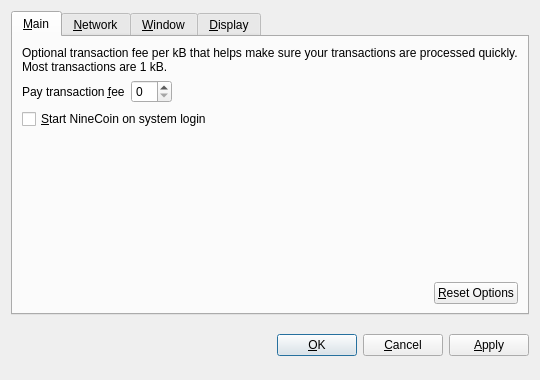
<?xml version="1.0" encoding="UTF-8"?>
<ui version="4.0">
 <class>OptionsDialog</class>
 <widget class="QDialog" name="OptionsDialog">
  <property name="geometry">
   <rect>
    <x>0</x>
    <y>0</y>
    <width>540</width>
    <height>380</height>
   </rect>
  </property>
  <property name="windowTitle">
   <string>Options</string>
  </property>
  <property name="modal">
   <bool>true</bool>
  </property>
  <layout class="QVBoxLayout" name="verticalLayout">
   <item>
    <widget class="QTabWidget" name="tabWidget">
     <property name="tabPosition">
      <enum>QTabWidget::North</enum>
     </property>
     <property name="currentIndex">
      <number>0</number>
     </property>
     <widget class="QWidget" name="tabMain">
      <attribute name="title">
       <string>&amp;Main</string>
      </attribute>
      <layout class="QVBoxLayout" name="verticalLayout_Main">
       <item>
        <widget class="QLabel" name="transactionFeeInfoLabel">
         <property name="text">
          <string>Optional transaction fee per kB that helps make sure your transactions are processed quickly. Most transactions are 1 kB.</string>
         </property>
         <property name="textFormat">
          <enum>Qt::PlainText</enum>
         </property>
         <property name="wordWrap">
          <bool>true</bool>
         </property>
        </widget>
       </item>
       <item>
        <layout class="QHBoxLayout" name="horizontalLayout_1_Main">
         <item>
          <widget class="QLabel" name="transactionFeeLabel">
           <property name="text">
            <string>Pay transaction &amp;fee</string>
           </property>
           <property name="textFormat">
            <enum>Qt::PlainText</enum>
           </property>
           <property name="buddy">
            <cstring>transactionFee</cstring>
           </property>
          </widget>
         </item>
         <item>
          <widget class="BitcoinAmountField" name="transactionFee"/>
         </item>
         <item>
          <spacer name="horizontalSpacer_1_Main">
           <property name="orientation">
            <enum>Qt::Horizontal</enum>
           </property>
           <property name="sizeHint" stdset="0">
            <size>
             <width>40</width>
             <height>20</height>
            </size>
           </property>
          </spacer>
         </item>
        </layout>
       </item>
       <item>
        <widget class="QCheckBox" name="bitcoinAtStartup">
         <property name="toolTip">
          <string>Automatically start NineCoin after logging in to the system.</string>
         </property>
         <property name="text">
          <string>&amp;Start NineCoin on system login</string>
         </property>
        </widget>
       </item>
       <item>
        <spacer name="verticalSpacer_Main">
         <property name="orientation">
          <enum>Qt::Vertical</enum>
         </property>
         <property name="sizeHint" stdset="0">
          <size>
           <width>20</width>
           <height>40</height>
          </size>
         </property>
        </spacer>
       </item>
       <item>
        <layout class="QHBoxLayout" name="horizontalLayout_2_Main">
         <item>
          <spacer name="horizontalSpacer_2_Main">
           <property name="orientation">
            <enum>Qt::Horizontal</enum>
           </property>
           <property name="sizeHint" stdset="0">
            <size>
             <width>40</width>
             <height>20</height>
            </size>
           </property>
          </spacer>
         </item>
         <item>
          <widget class="QPushButton" name="resetButton">
           <property name="toolTip">
            <string>Reset all client options to default.</string>
           </property>
           <property name="text">
            <string>&amp;Reset Options</string>
           </property>
           <property name="autoDefault">
            <bool>false</bool>
           </property>
          </widget>
         </item>
        </layout>
       </item>
      </layout>
     </widget>
     <widget class="QWidget" name="tabNetwork">
      <attribute name="title">
       <string>&amp;Network</string>
      </attribute>
      <layout class="QVBoxLayout" name="verticalLayout_Network">
       <item>
        <widget class="QCheckBox" name="mapPortUpnp">
         <property name="toolTip">
          <string>Automatically open the NineCoin client port on the router. This only works when your router supports UPnP and it is enabled.</string>
         </property>
         <property name="text">
          <string>Map port using &amp;UPnP</string>
         </property>
        </widget>
       </item>
       <item>
        <widget class="QCheckBox" name="connectSocks">
         <property name="toolTip">
          <string>Connect to the NineCoin network through a SOCKS proxy (e.g. when connecting through Tor).</string>
         </property>
         <property name="text">
          <string>&amp;Connect through SOCKS proxy:</string>
         </property>
        </widget>
       </item>
       <item>
        <layout class="QHBoxLayout" name="horizontalLayout_Network">
         <item>
          <widget class="QLabel" name="proxyIpLabel">
           <property name="text">
            <string>Proxy &amp;IP:</string>
           </property>
           <property name="textFormat">
            <enum>Qt::PlainText</enum>
           </property>
           <property name="buddy">
            <cstring>proxyIp</cstring>
           </property>
          </widget>
         </item>
         <item>
          <widget class="QValidatedLineEdit" name="proxyIp">
           <property name="maximumSize">
            <size>
             <width>140</width>
             <height>16777215</height>
            </size>
           </property>
           <property name="toolTip">
            <string>IP address of the proxy (e.g. 127.0.0.1)</string>
           </property>
          </widget>
         </item>
         <item>
          <widget class="QLabel" name="proxyPortLabel">
           <property name="text">
            <string>&amp;Port:</string>
           </property>
           <property name="textFormat">
            <enum>Qt::PlainText</enum>
           </property>
           <property name="buddy">
            <cstring>proxyPort</cstring>
           </property>
          </widget>
         </item>
         <item>
          <widget class="QLineEdit" name="proxyPort">
           <property name="maximumSize">
            <size>
             <width>55</width>
             <height>16777215</height>
            </size>
           </property>
           <property name="toolTip">
            <string>Port of the proxy (e.g. 9050)</string>
           </property>
          </widget>
         </item>
         <item>
          <widget class="QLabel" name="socksVersionLabel">
           <property name="text">
            <string>SOCKS &amp;Version:</string>
           </property>
           <property name="textFormat">
            <enum>Qt::PlainText</enum>
           </property>
           <property name="buddy">
            <cstring>socksVersion</cstring>
           </property>
          </widget>
         </item>
         <item>
          <widget class="QValueComboBox" name="socksVersion">
           <property name="toolTip">
            <string>SOCKS version of the proxy (e.g. 5)</string>
           </property>
          </widget>
         </item>
         <item>
          <spacer name="horizontalSpacer_Network">
           <property name="orientation">
            <enum>Qt::Horizontal</enum>
           </property>
           <property name="sizeHint" stdset="0">
            <size>
             <width>40</width>
             <height>20</height>
            </size>
           </property>
          </spacer>
         </item>
        </layout>
       </item>
       <item>
        <spacer name="verticalSpacer_Network">
         <property name="orientation">
          <enum>Qt::Vertical</enum>
         </property>
         <property name="sizeHint" stdset="0">
          <size>
           <width>20</width>
           <height>40</height>
          </size>
         </property>
        </spacer>
       </item>
      </layout>
     </widget>
     <widget class="QWidget" name="tabWindow">
      <attribute name="title">
       <string>&amp;Window</string>
      </attribute>
      <layout class="QVBoxLayout" name="verticalLayout_Window">
       <item>
        <widget class="QCheckBox" name="minimizeToTray">
         <property name="toolTip">
          <string>Show only a tray icon after minimizing the window.</string>
         </property>
         <property name="text">
          <string>&amp;Minimize to the tray instead of the taskbar</string>
         </property>
        </widget>
       </item>
       <item>
        <widget class="QCheckBox" name="minimizeOnClose">
         <property name="toolTip">
          <string>Minimize instead of exit the application when the window is closed. When this option is enabled, the application will be closed only after selecting Quit in the menu.</string>
         </property>
         <property name="text">
          <string>M&amp;inimize on close</string>
         </property>
        </widget>
       </item>
       <item>
        <spacer name="verticalSpacer_Window">
         <property name="orientation">
          <enum>Qt::Vertical</enum>
         </property>
         <property name="sizeHint" stdset="0">
          <size>
           <width>20</width>
           <height>40</height>
          </size>
         </property>
        </spacer>
       </item>
      </layout>
     </widget>
     <widget class="QWidget" name="tabDisplay">
      <attribute name="title">
       <string>&amp;Display</string>
      </attribute>
      <layout class="QVBoxLayout" name="verticalLayout_Display">
       <item>
        <layout class="QHBoxLayout" name="horizontalLayout_1_Display">
         <item>
          <widget class="QLabel" name="langLabel">
           <property name="text">
            <string>User Interface &amp;language:</string>
           </property>
           <property name="textFormat">
            <enum>Qt::PlainText</enum>
           </property>
           <property name="buddy">
            <cstring>lang</cstring>
           </property>
          </widget>
         </item>
         <item>
          <widget class="QValueComboBox" name="lang">
           <property name="toolTip">
            <string>The user interface language can be set here. This setting will take effect after restarting NineCoin.</string>
           </property>
          </widget>
         </item>
        </layout>
       </item>
       <item>
        <layout class="QHBoxLayout" name="horizontalLayout_2_Display">
         <item>
          <widget class="QLabel" name="unitLabel">
           <property name="text">
            <string>&amp;Unit to show amounts in:</string>
           </property>
           <property name="textFormat">
            <enum>Qt::PlainText</enum>
           </property>
           <property name="buddy">
            <cstring>unit</cstring>
           </property>
          </widget>
         </item>
         <item>
          <widget class="QValueComboBox" name="unit">
           <property name="toolTip">
            <string>Choose the default subdivision unit to show in the interface and when sending coins.</string>
           </property>
          </widget>
         </item>
        </layout>
       </item>
       <item>
        <widget class="QCheckBox" name="displayAddresses">
         <property name="toolTip">
          <string>Whether to show NineCoin addresses in the transaction list or not.</string>
         </property>
         <property name="text">
          <string>&amp;Display addresses in transaction list</string>
         </property>
        </widget>
       </item>
       <item>
        <widget class="QCheckBox" name="coinControlFeatures">
         <property name="toolTip">
          <string>Whether to show coin control features or not.</string>
         </property>
         <property name="text">
          <string>Display coin &amp;control features (experts only!)</string>
         </property>
        </widget>
       </item>
       <item>
        <spacer name="verticalSpacer_Display">
         <property name="orientation">
          <enum>Qt::Vertical</enum>
         </property>
         <property name="sizeHint" stdset="0">
          <size>
           <width>20</width>
           <height>40</height>
          </size>
         </property>
        </spacer>
       </item>
      </layout>
     </widget>
    </widget>
   </item>
   <item>
    <layout class="QHBoxLayout" name="horizontalLayout_Buttons">
     <item>
      <spacer name="horizontalSpacer_1">
       <property name="orientation">
        <enum>Qt::Horizontal</enum>
       </property>
       <property name="sizeHint" stdset="0">
        <size>
         <width>40</width>
         <height>48</height>
        </size>
       </property>
      </spacer>
     </item>
     <item>
      <widget class="QLabel" name="statusLabel">
       <property name="font">
        <font>
         <weight>75</weight>
         <bold>true</bold>
        </font>
       </property>
       <property name="text">
        <string/>
       </property>
       <property name="textFormat">
        <enum>Qt::PlainText</enum>
       </property>
       <property name="wordWrap">
        <bool>true</bool>
       </property>
      </widget>
     </item>
     <item>
      <spacer name="horizontalSpacer_2">
       <property name="orientation">
        <enum>Qt::Horizontal</enum>
       </property>
       <property name="sizeHint" stdset="0">
        <size>
         <width>40</width>
         <height>48</height>
        </size>
       </property>
      </spacer>
     </item>
     <item>
      <widget class="QPushButton" name="okButton">
       <property name="text">
        <string>&amp;OK</string>
       </property>
      </widget>
     </item>
     <item>
      <widget class="QPushButton" name="cancelButton">
       <property name="text">
        <string>&amp;Cancel</string>
       </property>
       <property name="autoDefault">
        <bool>false</bool>
       </property>
      </widget>
     </item>
     <item>
      <widget class="QPushButton" name="applyButton">
       <property name="text">
        <string>&amp;Apply</string>
       </property>
       <property name="autoDefault">
        <bool>false</bool>
       </property>
      </widget>
     </item>
    </layout>
   </item>
  </layout>
 </widget>
 <customwidgets>
  <customwidget>
   <class>BitcoinAmountField</class>
   <extends>QSpinBox</extends>
   <header>bitcoinamountfield.h</header>
  </customwidget>
  <customwidget>
   <class>QValueComboBox</class>
   <extends>QComboBox</extends>
   <header>qvaluecombobox.h</header>
  </customwidget>
  <customwidget>
   <class>QValidatedLineEdit</class>
   <extends>QLineEdit</extends>
   <header>qvalidatedlineedit.h</header>
  </customwidget>
 </customwidgets>
 <resources/>
 <connections/>
</ui>
